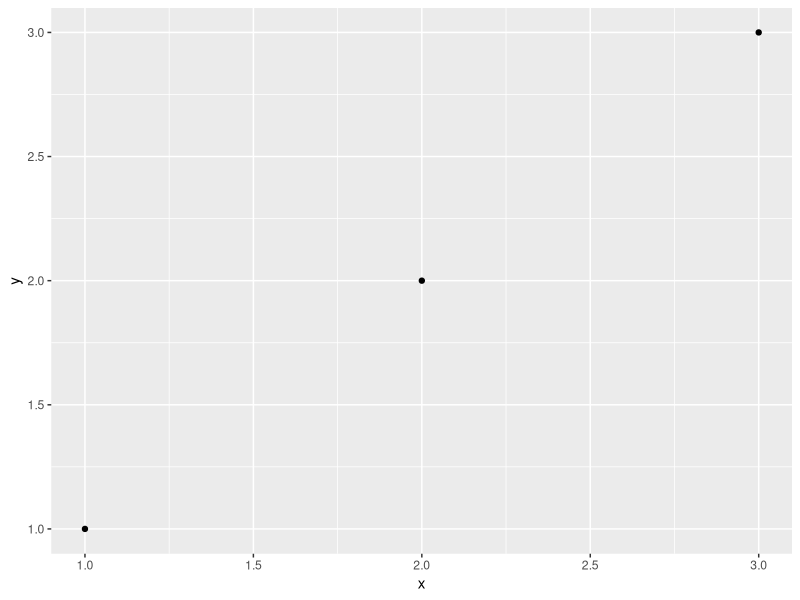
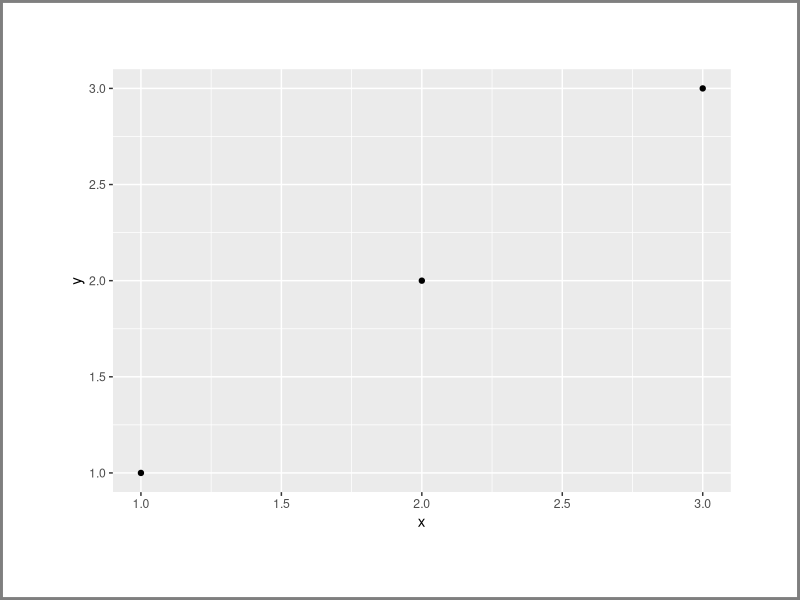

Recreate these plots in R, in order.
library(ggplot2)
df <- data.frame(x = 1:3, y = 1:3)
base <- ggplot(df, aes(x, y)) + geom_point()
base
base + theme(
  plot.background = element_rect(colour = "grey50", linewidth = 2),
  plot.margin = margin(l=50, r=50, t=50, b=50)
)
